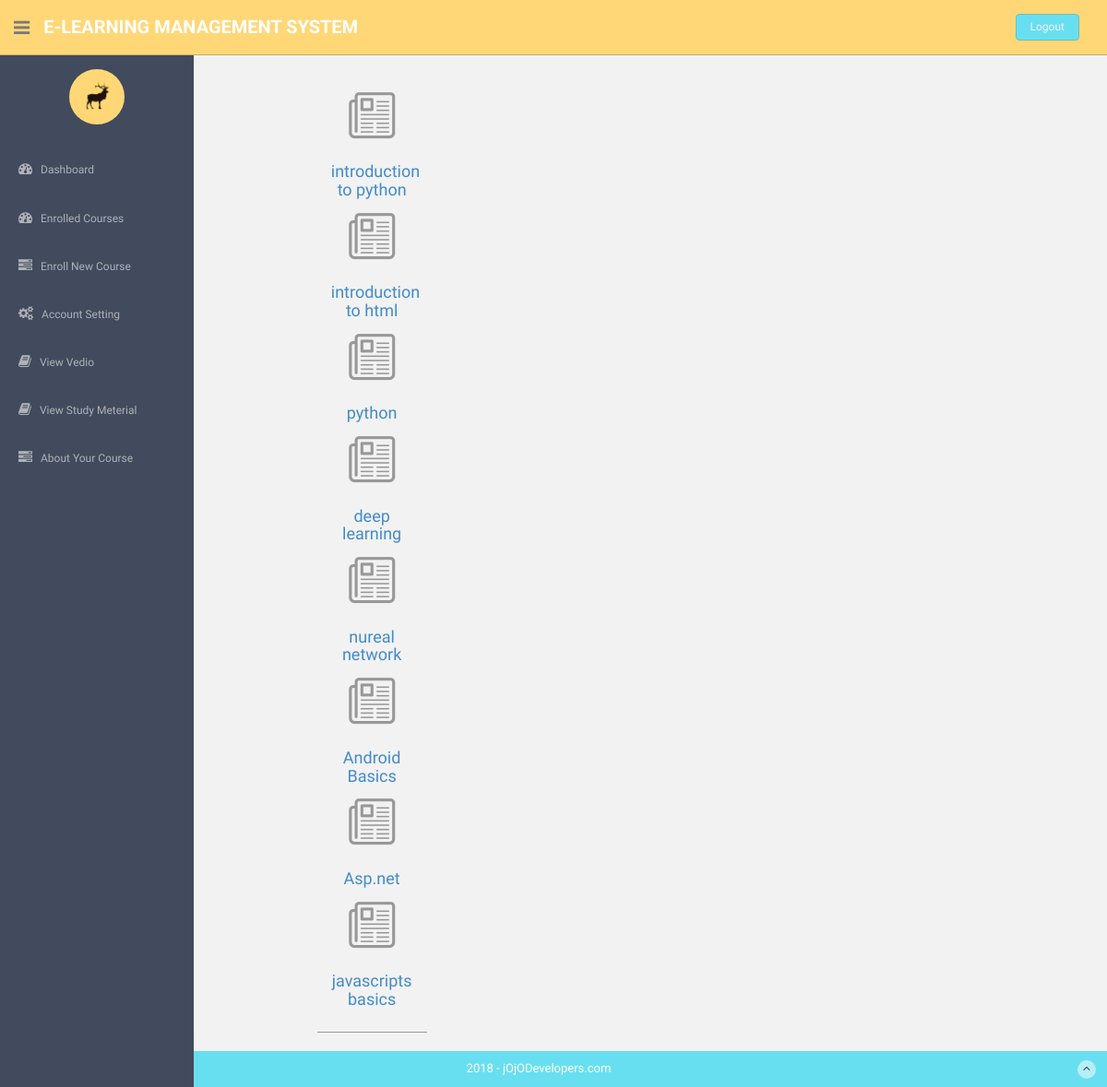
The app's page /learn/users/dashboard.php (signed in) with its own data.
### tables this page shows
CREATE TABLE `addnewcourse` (
  `coid` int(11) NOT NULL,
  `uname` varchar(50) NOT NULL,
  `coursename` varchar(50) NOT NULL,
  `duration` varchar(50) NOT NULL
);

### learn/users/dashboard.php (the view, shortened to what this page needs)
<?php session_start();
if(strlen($_SESSION['login'])==0)
  {
header('location:index.php');
}
else{ ?>
<!DOCTYPE html>
<html lang="en">
  <head>
    <link href="assets/css/bootstrap.css" rel="stylesheet">
    <link href="assets/font-awesome/css/font-awesome.css" rel="stylesheet" />
    <link rel="stylesheet" type="text/css" href="assets/css/zabuto_calendar.css">
    <link rel="stylesheet" type="text/css" href="assets/js/gritter/css/jquery.gritter.css" />
    <link rel="stylesheet" type="text/css" href="assets/lineicons/style.css">
    <link href="assets/css/style.css" rel="stylesheet">
    <link href="assets/css/style-responsive.css" rel="stylesheet">
  </head>
  <body>
  <section id="container" >
<?php include("includes/header.php");?>
<?php include("includes/sidebar.php");?>
      <section id="main-content">
          <section class="wrapper">
              <div class="row">
                  <div class="col-lg-9 main-chart">
                  	<div class="col-md-2 col-sm-2 box0">
                  </div>
<div class="col-md-2 col-sm-2 box1">
<?php
  $query=mysql_query("select * from addnewcourse ");
while($row=mysql_fetch_array($query))
{
?>
 <div>
 <span class="li_news">
  <?php echo  "<a href='enrollnewcourse.php'><h4>".$row[2]."</h4></a>";
?>
</span></div>
<?php
    }?>
</div>
</div>
             </section>
      </section>
<?php include("includes/footer.php");?>
  </section>
  </body>
</html>
<?php } ?>

### learn/users/assets/css/style.css (style rules this page uses)
body { color: #797979; background: #f2f2f2; font-family: 'Ruda', sans-serif; padding: 0px !important; margin: 0px !important; font-size:13px; }
a, a:hover, a:focus { text-decoration: none; outline: none; }
#container { width: 100%; height: 100%; }
#main-content { margin-left: 210px; }
.wrapper { display: inline-block; margin-top: 60px; padding-left: 15px; padding-right: 15px; padding-bottom: 15px; padding-top: 0px; width: 100%; }
.box1 { padding: 15px; text-align: center; color: #989898; border-bottom: 1px solid #989898; }
.box1 span { font-size: 50px; }
.main-chart { padding-top: 20px; }

### records on screen
addnewcourse: coursename "introduction to python"
addnewcourse: coursename "introduction to html"
addnewcourse: coursename "python"
addnewcourse: coursename "deep learning"
addnewcourse: coursename "nureal network"
addnewcourse: coursename "Android Basics"
addnewcourse: coursename "Asp.net"
addnewcourse: coursename "javascripts basics"
